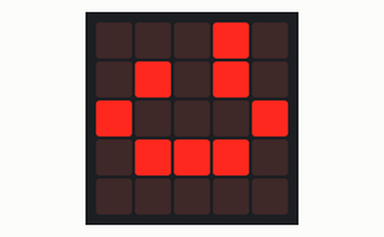
Simulated run of this program. Board: BBC micro:bit (MakeCode). Parts: the board's 5×5 LED display.

Above: at 1.1 s.
At 4.7 s:
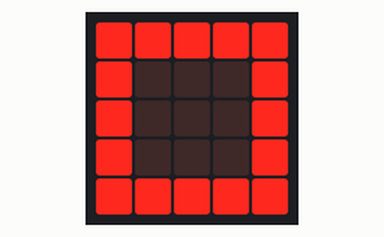
At 7.8 s:
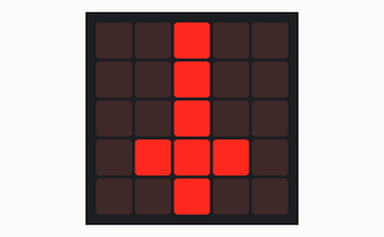
At 10.4 s:
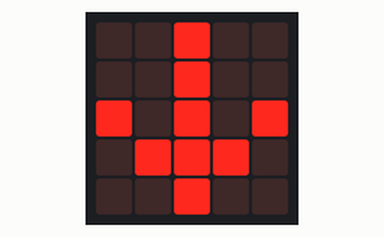
At 24.7 s:
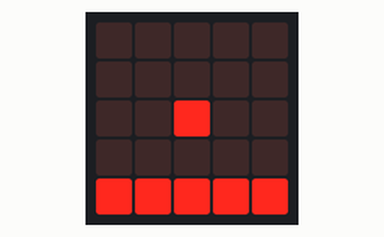
At 39.5 s:
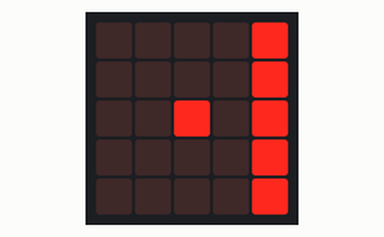

The program:

main.ts
```typescript
basic.pause(1000)
basic.showLeds(`
    . . . # .
    . # . # .
    # . . . #
    . # # # .
    . . . . .
    `)
basic.pause(2000)
basic.showIcon(IconNames.SmallDiamond)
basic.showIcon(IconNames.Diamond)
basic.showIcon(IconNames.Square)
basic.pause(500)
for (let index = 0; index < 5; index++) {
    basic.showIcon(IconNames.Sword)
    basic.showLeds(`
        . . # . .
        . . # . .
        # . # . #
        . # # # .
        . . # . .
        `)
}
basic.pause(1000)
for (let index = 0; index < 9; index++) {
    basic.showLeds(`
        # # # . .
        . . . . .
        . . . . .
        . . . . .
        # # # . .
        `)
    basic.showLeds(`
        . . . . .
        . . # # #
        . . . . .
        . . # # #
        . . . . .
        `)
}
for (let index = 0; index < 20; index++) {
    basic.showLeds(`
        # # # # #
        . . . . .
        . . # . .
        . . . . .
        . . . . .
        `)
    basic.showLeds(`
        # . . . .
        # . . . .
        # . # . .
        # . . . .
        # . . . .
        `)
    basic.showLeds(`
        . . . . .
        . . . . .
        . . # . .
        . . . . .
        # # # # #
        `)
    basic.showLeds(`
        . . . . #
        . . . . #
        . . # . #
        . . . . #
        . . . . #
        `)
}
for (let index = 0; index < 8; index++) {
    basic.showIcon(IconNames.No)
    basic.showLeds(`
        . . . . .
        . # . # .
        . . # . .
        . # . # .
        . . . . .
        `)
    basic.showLeds(`
        . . . . .
        . . . . .
        . . # . .
        . . . . .
        . . . . .
        `)
}
for (let index = 0; index < 4; index++) {
    basic.showIcon(IconNames.Sword)
    basic.showLeds(`
        . . # . .
        . . # . .
        # . # . #
        . # # # .
        . . # . .
        `)
}
for (let index = 0; index < 20; index++) {
    basic.showLeds(`
        # # # # #
        . . . . .
        . . # . .
        . . . . .
        . . . . .
        `)
    basic.showLeds(`
        # . . . .
        # . . . .
        # . # . .
        # . . . .
        # . . . .
        `)
    basic.showLeds(`
        . . . . .
        . . . . .
        . . # . .
        . . . . .
        # # # # #
        `)
    basic.showLeds(`
        . . . . #
        . . . . #
        . . # . #
        . . . . #
        . . . . #
        `)
}
for (let index = 0; index < 8; index++) {
    basic.showIcon(IconNames.No)
    basic.showLeds(`
        . . . . .
        . # . # .
        . . # . .
        . # . # .
        . . . . .
        `)
    basic.showLeds(`
        . . . . .
        . . . . .
        . . # . .
        . . . . .
        . . . . .
        `)
}
basic.showIcon(IconNames.Yes)
basic.pause(3000)
for (let index = 0; index < 4; index++) {
    basic.showLeds(`
        . # # # .
        . # . . .
        . # # . .
        . # . . .
        . # . . .
        `)
    basic.showLeds(`
        # # # # #
        . . # . .
        . . # . .
        . . # . .
        # # # # #
        `)
    basic.showLeds(`
        # # . . #
        # # # . #
        # # # # #
        # . # # #
        # . . # #
        `)
}
```

test.ts
```typescript
// aquí va el archivo "tests"; esto no se compilará cuando este paquete se utilice como una extensión.
```

Measured:
- what the display in image 0 shows lasts 2.4 s, from 1.0 s to 3.4 s
- what the display in image 1 shows lasts 1.1 s, from 4.6 s to 5.7 s
- what the display in image 2 shows lasts 0.6 s, from 7.7 s to 8.3 s
- what the display in image 3 shows lasts 1.4 s, from 10.3 s to 11.7 s
- what the display in image 4 shows lasts 0.4 s, from 24.5 s to 24.9 s
